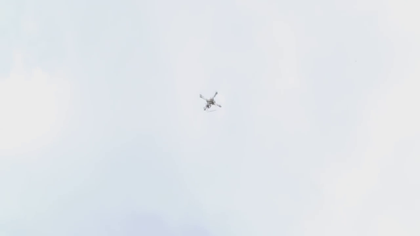
%> input picture BirdVsDrone/2/foto00204.png, 420 x 236 px, shrunk from 1280 x 720 before the run
$ octave --eval "result = funEDH(imread('../2/foto00204.png'));"   (GNU Octave 9; MATLAB toolbox functions it lacks are replaced by stand-ins)
%> lines starting %> are read from the running program, lines starting %| are printed output that depends on the picture
### BirdVsDrone/Programs Final/colorgrad.m


% Date: 16 october, 2006.
% Place: Research Lab, DoS in CS.
% Funcion: funColorGrad(f,T).
% Description: Computes the vector gradient, VG, and corresponding angle
% array, VA, (in radians) of RGB image f. It also computes PPG, the
% perplane coposite gradient obtained by summing the 2D gradient of the
% individual color planes. Input I is a threshold in the range [0, 1]. If
% it is included in the argument list, the values of VG and PPG are
% thresholded by letting VG9X,Y0 = 0 for values of VG and PPG are
% thresholded by letting VG(X,Y) = 0 for values <= T and VG(X,Y) = VG(X,y)
% otherwise. Similar comments apply to PPG. If T is not included in the
% argument list then T is set to ). Both output gradients are scaled to the
% range [0,1].


%------------------------------ Functions begins---------------------------

function [VG, A, PPG] = colorgrad(f, T)
%> called with T = 0.1
if(ndims(f) ~= 3) | (size(f,3) ~= 3)
    error('input Image must be in RGB.');
end

% compute the  X and Y derivatives of the three component images using
% Sobel operators.
sh = fspecial('sobel');
sv = sh';
Rx = imfilter(double(f(:,:,1)),sh,'replicate');
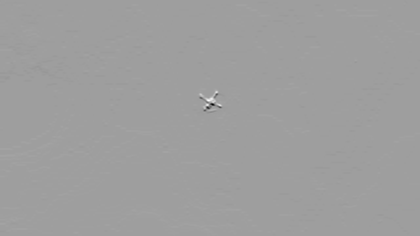
%> Rx: size 236x420 double; min -474, max 289, mean 0.2; drawn with min black and max white
Ry = imfilter(double(f(:,:,1)),sv,'replicate');
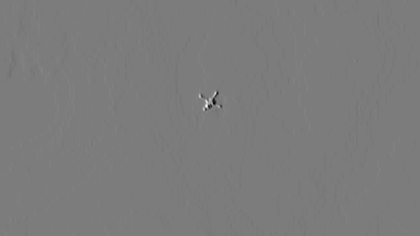
%> Ry: size 236x420 double; min -339, max 356, mean -0.1; drawn with min black and max white

Gx = imfilter(double(f(:,:,2)),sh,'replicate');
Gy = imfilter(double(f(:,:,2)),sv,'replicate');

Bx = imfilter(double(f(:,:,3)),sh,'replicate');
By = imfilter(double(f(:,:,3)),sv,'replicate');

% compute the parameters of the vector gradient.
gxx = Rx.^2 + Gx.^2 + Bx.^2;
gyy = Ry.^2 + Gy.^2 + By.^2;
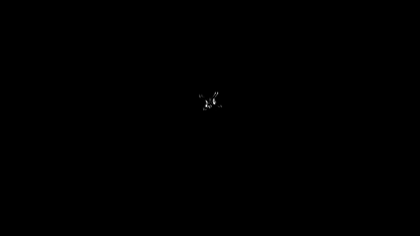
%> gyy: size 236x420 double; min 0, max 393258, mean 139.1; drawn with min black and max white
gxy = Rx.*Ry  + Gx.*Gy + Bx.*By;

A = 0.5*(atan(2*gxy./(gxx - gyy + eps)));
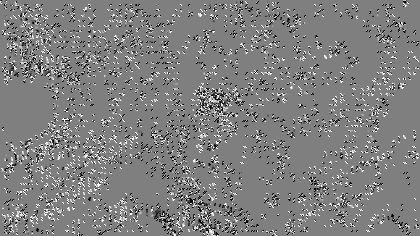
%> A: size 236x420 double; min -0.785, max 0.785, mean 0.00339; drawn with min black and max white
G1 = 0.5*((gxx+gyy)+(gxx-gyy).*cos(2*A)+2*gxy.*sin(2*A));

% Now repeat for angle + pi/2. The select the maximum at each point.
A = A + pi/2;
G2 = 0.5*((gxx+gyy)+(gxx-gyy).*cos(2*A)+2*gxy.*sin(2*A));
G1 = G1.^0.5;
G2 = G2.^0.5;

% from VG by picking the maximum at each (x,y)and then scale to the range
% [0,1].
VG = mat2gray(max(G1, G2));

% Compute the per-plane gradients.
RG = sqrt(Rx.^2 + Ry.^2);
GG = sqrt(Gx.^2 + Gy.^2);
BG = sqrt(Bx.^2);

% Form the composite by adding the individual results and scale to [0, 1].
PPG = mat2gray(RG + GG + BG);

% Threshold the result.
if nargin == 2
    VG = (VG > T).*VG;
    PPG = (PPG > T).*PPG;
end

%------------------------------ Functions ends ----------------------------


### BirdVsDrone/Programs Final/funEDH.m


% Date: 16 October, 2006
% Place: Research lab, 2006.
% Function: funEDH(Image).
% Description: To calculate the edge histogram.


%------------------------- Function begins here ---------------------------

function [EDH] = funEDH(Image)

T = 0.1;
[VG, A, PPG] = colorgrad(Image, T);
degreeMatrix = PPG.*(180/pi);

rows = size(PPG, 1);
%> rows = 236
cols = size(PPG, 2);
%> cols = 420
histBin = zeros(19,1);
for i = 1 : rows
    for j = 1 : cols
        if(degreeMatrix(i,j) == 0)
            histBin(19) = histBin(19) + 1;
        else
            if((degreeMatrix(i,j) >= 1) && (degreeMatrix(i,j) <= 10))
                histBin(1) = histBin(1) + 1;
            else
                if((degreeMatrix(i,j) >= 11) && (degreeMatrix(i,j) <= 20))
                    histBin(2) = histBin(2) + 1;
                else
                    if((degreeMatrix(i,j) >= 21) && (degreeMatrix(i,j) <= 30))
                        histBin(3) = histBin(3) + 1;
                    else
                        if((degreeMatrix(i,j) >= 31) && (degreeMatrix(i,j) <= 40))
                            histBin(4) = histBin(4) + 1;
                        else
                            if((degreeMatrix(i,j) >= 41) && (degreeMatrix(i,j) <= 50))
                                histBin(5) = histBin(5) + 1;
                            else
                                if((degreeMatrix(i,j) >= 51) && (degreeMatrix(i,j) <= 60))
                                    histBin(6) = histBin(6) + 1;
                                else
                                    if((degreeMatrix(i,j) >= 61) && (degreeMatrix(i,j) <= 70))
                                        histBin(7) = histBin(7) + 1;
                                    else
                                        if((degreeMatrix(i,j) >= 71) && (degreeMatrix(i,j) <= 80))
                                            histBin(8) = histBin(8) + 1;
                                        else
                                            if((degreeMatrix(i,j) >= 81) && (degreeMatrix(i,j) <= 90))
                                                histBin(9) = histBin(9) + 1;
                                            else
                                                if((degreeMatrix(i,j) >= 91) && (degreeMatrix(i,j) <= 100))
                                                   histBin(10) = histBin(10) + 1;
                                                else
                                                    if((degreeMatrix(i,j) >= 101) && (degreeMatrix(i,j) <= 110))
                                                        histBin(11) = histBin(11) + 1;
                                                    else
                                                        if((degreeMatrix(i,j) >= 111) && (degreeMatrix(i,j) <= 120))
                                                            histBin(12) = histBin(12) + 1;
                                                        else
                                                            if((degreeMatrix(i,j) >= 121) && (degreeMatrix(i,j) <= 130))
                                                                histBin(13) = histBin(13) + 1;
                                                            else
                                                                if((degreeMatrix(i,j) >= 131) && (degreeMatrix(i,j) <= 140))
                                                                    histBin(14) = histBin(14) + 1;
                                                                else
                                                                    if((degreeMatrix(i,j) >= 141) && (degreeMatrix(i,j) <= 150))
                                                                        histBin(15) = histBin(15) + 1;
                                                                    else
                                                                        if((degreeMatrix(i,j) >= 151) && (degreeMatrix(i,j) <= 160))
                                                                            histBin(16) = histBin(16) + 1;
                                                                        else
                                                                            if((degreeMatrix(i,j) >= 161) && (degreeMatrix(i,j) <= 170))
                                                                                histBin(17) = histBin(17) + 1;
                                                                            else
                                                                                if((degreeMatrix(i,j) >= 171) && (degreeMatrix(i,j) <= 180))
                                                                                    histBin(17) = histBin(17) + 1;
                                                                                end
                                                                            end
                                                                        end
                                                                    end
                                                                end
                                                            end
                                                        end
                                                    end
                                                end
                                            end
                                        end
                                    end
                                end
                            end
                        end
                    end
                end
            end
        end
    end % For end
end
%> after the loop, histBin = 19 values, max 98893 at index 19, min 0 at index 7, mean 5215.8
EDH = histBin;
%> EDH has the same summary as histBin
%> `result = funEDH(imread('../2/foto00204.png'));`: result has the same summary as histBin in funEDH


%------------------------- Function end here ------------------------------

$ run again, on BirdVsDrone/2/foto00233.png
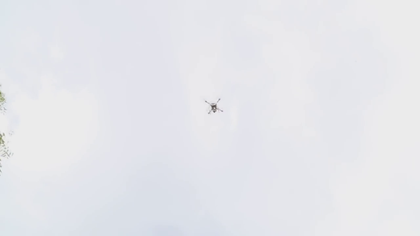
%> input picture BirdVsDrone/2/foto00233.png, 420 x 236 px, shrunk from 1280 x 720 before the run
%> in colorgrad, `A = 0.5*(atan(2*gxy./(gxx - gyy + eps)));`:
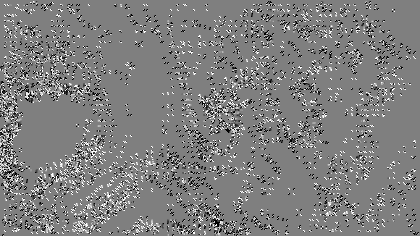
%> A: size 236x420 double; min -0.785, max 0.785, mean -0.001; drawn with min black and max white
%> after the loop in funEDH, `for i = 1 : rows`: histBin = 19 values, max 98637 at index 19, min 0 at index 7, mean 5214.1
%> EDH has the same summary as histBin
%> result has the same summary as histBin in funEDH

$ run again, on BirdVsDrone/2/foto00291.png
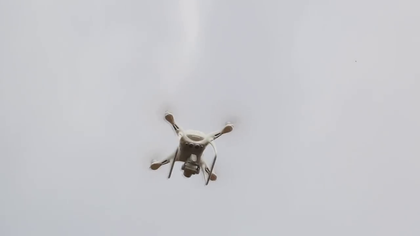
%> input picture BirdVsDrone/2/foto00291.png, 420 x 236 px, shrunk from 1280 x 720 before the run
%> in colorgrad, `gxx = Rx.^2 + Gx.^2 + Bx.^2;`:
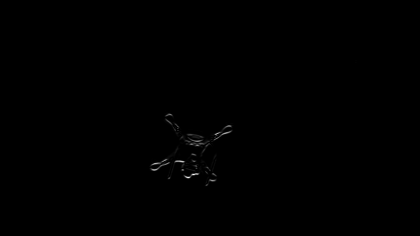
%> gxx: size 236x420 double; min 0, max 1244681, mean 1981.8; drawn with min black and max white
%> in colorgrad, `A = 0.5*(atan(2*gxy./(gxx - gyy + eps)));`:
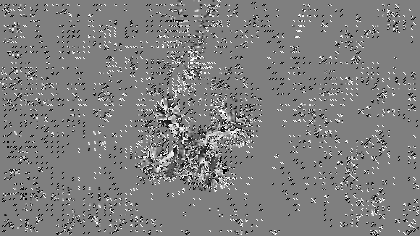
%> A: size 236x420 double; min -0.785, max 0.785, mean -0.00257; drawn with min black and max white
%> after the loop in funEDH, `for i = 1 : rows`: histBin = 19 values, max 97374 at index 19, min 0 at index 7, mean 5207.9
%> EDH has the same summary as histBin
%> result has the same summary as histBin in funEDH
